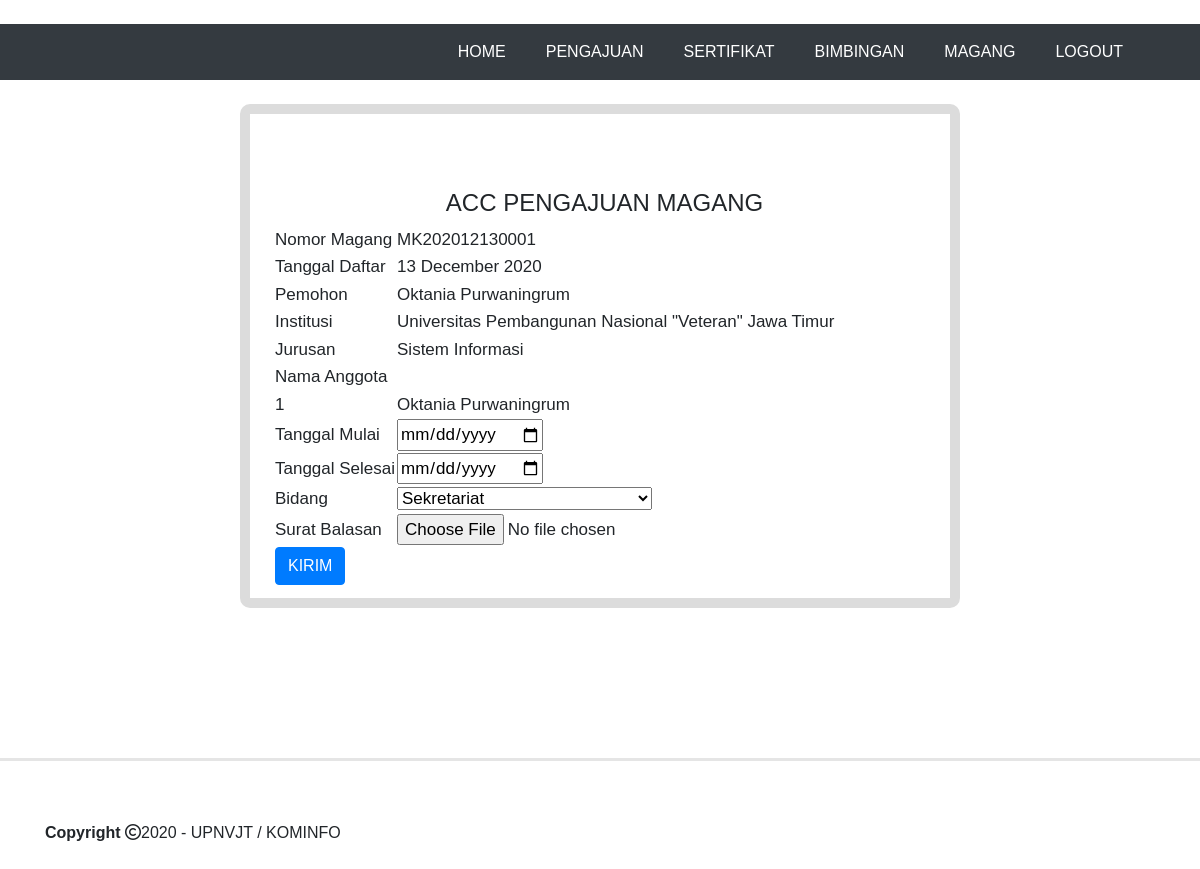
Screenshot of /kominfo/bidang/sekretariat/acc.php?id_magang=MK202012130001 with the database file from the repository.
### tables this page shows
CREATE TABLE `magang` (
  `id_magang` varchar(20) NOT NULL,
  `username` varchar(10) NOT NULL,
  `institusi` varchar(100) NOT NULL,
  `jurusan` varchar(30) NOT NULL,
  `tujuan` text NOT NULL,
  `proposal` varchar(10) NOT NULL,
  `surat_rekom` varchar(10) NOT NULL,
  `status` int(2) NOT NULL,
  `bidang` varchar(10) DEFAULT NULL,
  `tgl_daftar` date NOT NULL,
  `tgl_acc` date DEFAULT NULL,
  `tgl_mulai` date DEFAULT NULL,
  `tgl_selesai` date DEFAULT NULL
);

CREATE TABLE `pengguna` (
  `username` varchar(10) NOT NULL,
  `nama_depan` varchar(100) NOT NULL,
  `nama_belakang` varchar(100) NOT NULL,
  `password` varchar(10) NOT NULL,
  `akses` varchar(10) NOT NULL
);

CREATE TABLE `pemagang` (
  `id_pemagang` varchar(10) NOT NULL,
  `id_magang` varchar(20) NOT NULL,
  `nama` varchar(100) NOT NULL,
  `kartu` varchar(10000) NOT NULL,
  `file` varchar(10000) NOT NULL,
  `nilai` int(3) DEFAULT NULL
);

### kominfo/bidang/sekretariat/acc.php (the view, shortened to what this page needs)
<!doctype html>
<html lang="en">
  <head>
    <link rel="stylesheet" href="https://stackpath.bootstrapcdn.com/bootstrap/4.5.0/css/bootstrap.min.css">
    <link rel="stylesheet" type="text/css" href="css/bootstrap.min.css">
    <link rel="stylesheet" type="text/css" href="index.css">
    <link rel="stylesheet" type="text/css" href="fontawesome/css/all.min.css">
  </head>
  <body>
      <nav class="navbar navbar-expand-lg  bg-dark" style="margin-top: 2%;">
        <div class="container">
        <div class="collapse navbar-collapse" id="navbarNav">
          <ul class="navbar-nav ml-auto">
            <li class="nav-item">
              <a class="nav-link mr-4" href="index.php">HOME</a>
            </li>
            <li class="nav-item">
              <a class="nav-link mr-4" href="pengajuan.php">PENGAJUAN</a>
            </li>
            <li class="nav-item">
              <a class="nav-link mr-4" href="sertifikat.php">SERTIFIKAT</a>
            </li>
            <li class="nav-item">
              <a class="nav-link mr-4" href="bimbingan.php">BIMBINGAN</a>
            </li>
            <li class="nav-item">
              <a class="nav-link mr-4" href="magang.php">MAGANG</a>
            </li>
            <li class="nav-item">
              <a class="nav-link mr-4" href="logout.php">LOGOUT</a>
            </li>
          </ul>
        </div>
       </div>
      </nav>
      <div class="container" style="width: 60%;border: 10px solid #DCDCDC; margin-top: 2%; border-radius: 10px;font-size: 17px; padding-top: 2%; padding-left: 2%; padding-bottom: 1%;">
        <br>
        <br>
        <center><h4>ACC PENGAJUAN MAGANG</h4></center>
        <?php
        include "../../koneksi.php";
        $id_magang=$_GET['id_magang'];
        $sql= "SELECT * FROM `magang` WHERE id_magang='$id_magang'";
        $query = mysqli_query($conn, $sql);
        while ($row=mysqli_fetch_array($query)) {
          ?>
          <table>
            <tr>
              <td>Nomor Magang</td>
              <td><?php echo $row['id_magang']; ?></td>
            </tr>
            <tr>
              <td>Tanggal Daftar</td>
              <td><?php echo date('d F Y', strtotime($row['tgl_daftar']));?></td>
            </tr>
            <tr>
              <td>Pemohon</td>
              <td>
                <?php
                $username=$row['username'];
                $sql1="SELECT `nama_depan`, `nama_belakang` FROM `pengguna` WHERE username='$username'";
                $query1=mysqli_query($conn,$sql1);
                while ($row1=mysqli_fetch_array($query1)) {
                  echo $row1['nama_depan']." ".$row1['nama_belakang'];
                } ?>
              </td>
            </tr>
            <tr>
              <td>Institusi</td>
              <td><?php echo $row['institusi']; ?></td>
            </tr>
            <tr>
              <td>Jurusan</td>
              <td><?php echo $row['jurusan']; ?></td>
            </tr>
            <tr>
              <td>Nama Anggota</td>
            </tr>
            <?php
            $sql4="SELECT * FROM `pemagang` WHERE id_magang='$id_magang'";
            $query4=mysqli_query($conn,$sql4);
            $i=1;
            while ($row4=mysqli_fetch_array($query4)) {
              ?>
              <tr>
                <td><?php echo $i++;?></td>
                <td><?php echo $row4['nama'];?></td>
              </tr>
              <?php
            }
            ?>
            <form action="acc1.php" method="POST" enctype="multipart/form-data">
            <tr>
              <td>Tanggal Mulai</td>
              <td><input type="date" name="tgl_mulai"></td>
            </tr>
            <tr>
              <td>Tanggal Selesai</td>
              <td><input type="date" name="tgl_selesai"></td>
            </tr>
            <tr>
              <td>Bidang</td>
              <td>
                <select name="bidang">
                  <option value="sekre">Sekretariat</option>
                </select>
              </td>
            </tr>
            <tr>
              <td>Surat Balasan</td>
              <td><input type="file" name="surat_balasan"></td>
            </tr>
            <tr>
              <td><button type="submit" class="btn btn-primary">KIRIM</button></td>
            </tr>
            </form>
          </table>
          <?php
        }
        ?>
      </div>
      <hr class="footer">
      <div class="container">
        <div class="row footer-body">
          <div class="col-md-6">
          <div class="copyright">
            <strong>Copyright</strong> <i class="far fa-copyright"></i>2020 -  UPNVJT / KOMINFO</p>
          </div>
          </div>
        </div>
      </div>
  </body>
</html>

### kominfo/bidang/sekretariat/index.css (style rules this page uses)
html { scroll-behavior: smooth; }
body { font-family: sans-serif; font-size: 16px; }
.navbar .navbar-nav .nav-link { color: white; }
.footer { margin-top: 150px; border-width: 3px; }
.footer-body { margin-top: 60px; margin-bottom: 50px; }

### rows the page displays
magang: id_magang "MK202012130001", tgl_daftar "13 December 2020", institusi "Universitas Pembangunan Nasional \"Veteran\" Jawa Timur", jurusan "Sistem Informasi"
pengguna: nama_depan "Oktania", nama_belakang "Purwaningrum"
pemagang: nama "Oktania Purwaningrum"
